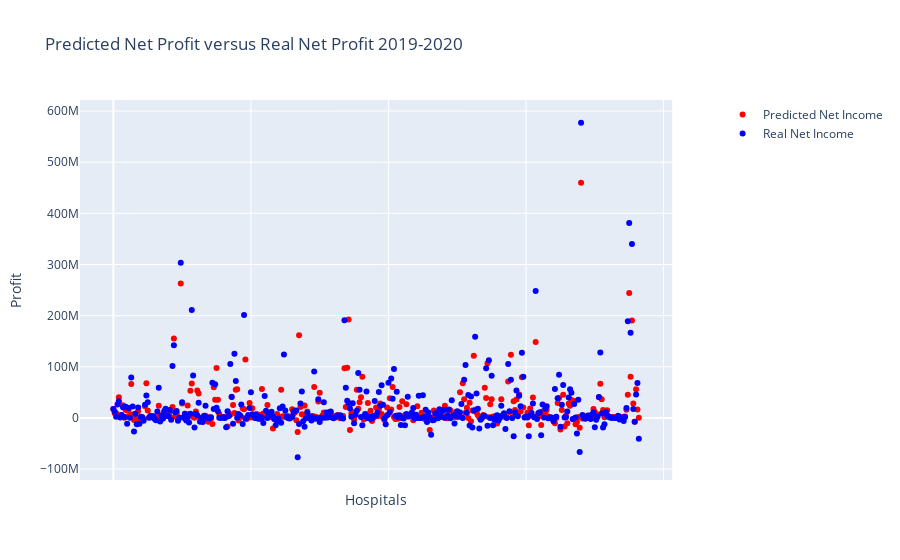

Source (notebook cell):
### Code cell
sensfuture_net_income = []

senscurrent_net_income = []
senscurrent_total_assets = []
senscurrent_med_staff = []
senscurrent_exp_edu = []
senscurrent_exp_res = []

for index, row in s1model2020.iterrows():
    sensfuture_net_income.append(row["NET_INCOME"])

for index, row in s1model2019.iterrows():
    senscurrent_net_income.append(row["NET_INCOME"])
    senscurrent_total_assets.append(row["TOT_ASST"])
    senscurrent_med_staff.append(row["MED_STAFF"])
    senscurrent_exp_edu.append(row["EXP_ED"])
    senscurrent_exp_res.append(row["EXP_RES"])

senscurrent_conditions = [[senscurrent_net_income[x], senscurrent_total_assets[x], senscurrent_med_staff[x], senscurrent_exp_edu[x], senscurrent_exp_res] for x in range(len(senscurrent_net_income))]

senspred_net_income = []
for condition in senscurrent_conditions:
    senspred_net_income.append(coefficients[0] * condition[0] + coefficients[1] * condition[1] + coefficients[2] * condition[2] + coefficients[3] * condition[3] + coefficients[4] + coefficients[4])


for val in range(len(senspred_net_income)):
    senspred_net_income[val] += diff

scalefactor = max(max(sensfuture_net_income), max(senspred_net_income)) - min(min(sensfuture_net_income), min(senspred_net_income))

sum1 = 0
for val in range(len(senspred_net_income)):
    sum1 += abs(senspred_net_income[val] - sensfuture_net_income[val]) ** 2  / scalefactor ** 2
print(sum1/len(senspred_net_income))

fig = make_subplots(specs=[[{"secondary_y": True}]])

pred = go.Scatter(x = [x for x in range(len(senspred_net_income))], y = pred_net_income,  mode = "markers", marker = dict(color = "red"), name = "Predicted Net Income")
fut = go.Scatter(x = [x for x in range(len(sensfuture_net_income))], y = future_net_income,  mode = "markers", marker = dict(color = "blue"), name = "Real Net Income")

fig.add_trace(pred)
fig.add_trace(fut)

fig.update_layout(title = "Predicted Net Profit versus Real Net Profit 2019-2020", yaxis1_title = "Profit", xaxis1_title = "Hospitals")
fig.update_xaxes(showticklabels=False)

### Figure 1 — Plotly figure (JSON) as saved in the notebook; plotly's stock layout.template omitted (floating-point values rounded to 4 significant figures; data arrays with more than 128 entries replaced by an {"elided": "..."} marker saying what was removed)
{"data": [{"marker": {"color": "red"}, "mode": "markers", "name": "Predicted Net Income", "type": "scatter", "x": {"elided": "383 int values"}, "y": {"elided": "396 float values"}}, {"marker": {"color": "blue"}, "mode": "markers", "name": "Real Net Income", "type": "scatter", "x": {"elided": "383 int values"}, "y": {"elided": "396 int values"}}], "layout": {"title": {"text": "Predicted Net Profit versus Real Net Profit 2019-2020"}, "xaxis": {"anchor": "y", "domain": [0, 0.94], "showticklabels": false, "title": {"text": "Hospitals"}}, "yaxis": {"anchor": "x", "domain": [0, 1], "title": {"text": "Profit"}}, "yaxis2": {"anchor": "x", "overlaying": "y", "side": "right"}}}
